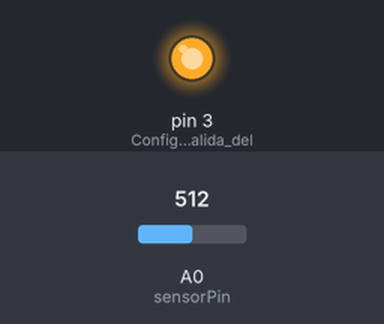
A sketch run on a simulated Arduino Uno, built with avr-gcc and run on an emulated ATmega328P. On the bench: output pins drawn as LEDs (lit = HIGH). The inputs (shaded band) are chosen by the test bench; at power-on: A0 (sensorPin) = 512.

Above: at 1.2 s.
1.3 s: A0 (sensorPin) set to 162
2.8 s: A0 (sensorPin) set to 146
At 3.4 s:
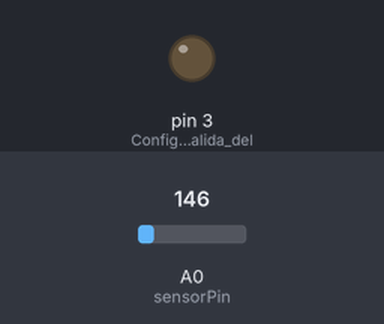
4.3 s: A0 (sensorPin) set to 306
At 5.5 s:
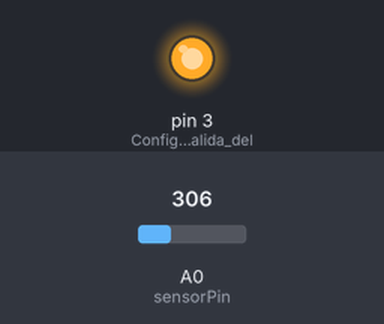
5.8 s: A0 (sensorPin) set to 122
At 6.9 s:
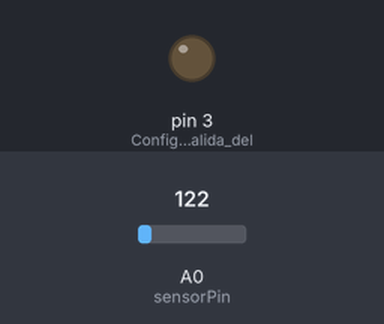
Timing chart, 0 to 8.3 s (numbered marks = the images above; inputs shaded):
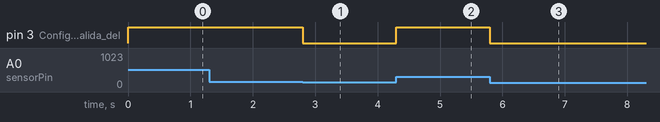

Measured:
- the behaviour switches between 154 and 153 on A0 (sensorPin) (found by bisection; images 0 and 1)
- after the input at 1.3 s, every drawn part: stays the same
- after the input at 2.8 s, pin 3 (Configuro_las_salida_del): HIGH → LOW at once
- after the input at 4.3 s, pin 3 (Configuro_las_salida_del): LOW → HIGH at once
- after the input at 5.8 s, pin 3 (Configuro_las_salida_del): HIGH → LOW at once

The sketch:

Proyecto1_Temperatura.ino
```cpp
const int sensorPin = A0; //Nombro la entrada analógica
// Fijo una temperatura ambiente en Celsius
const float baselineTemp = 25.0;


void setup() { //declarar las clavijas de entrada y de salida del arduino
  Serial.begin(9600); //iniciar comunicación para que muestre los datos en pantalla
  pinMode(3, OUTPUT); //Configuro las salida del LED
  digitalWrite(3, LOW); //Led inicialmente apagado
}
void loop() {
  int sensorVal = analogRead(sensorPin); //Lectura de la entrada analógica
  //Guardo el valor de lectura en una variable

  float voltage = (sensorVal/1024.0) * 5.0; //Convertir el valor del ADC a voltage
  //La hoja de especificaciones indica un decalaje de 500mV
  float temperature = (voltage - .5) * 100;
  //convierto el valor del voltage en temperatura


  if(temperature < baselineTemp){
    digitalWrite(3, LOW);
  }
  else if(temperature >= baselineTemp+2){
     digitalWrite(3, HIGH);
  }
}
```
